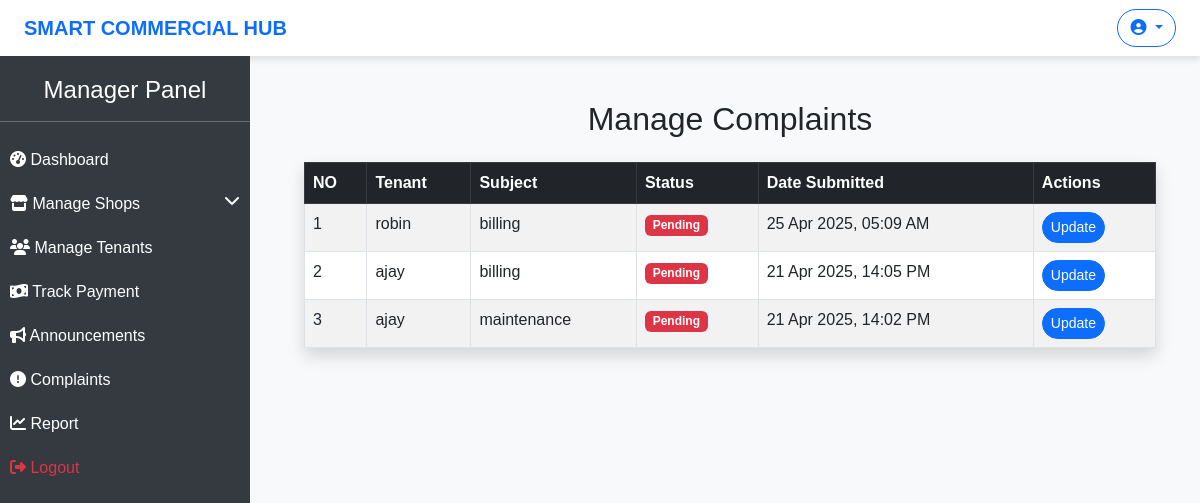
Before: /manage-complaints/ with the older database file.
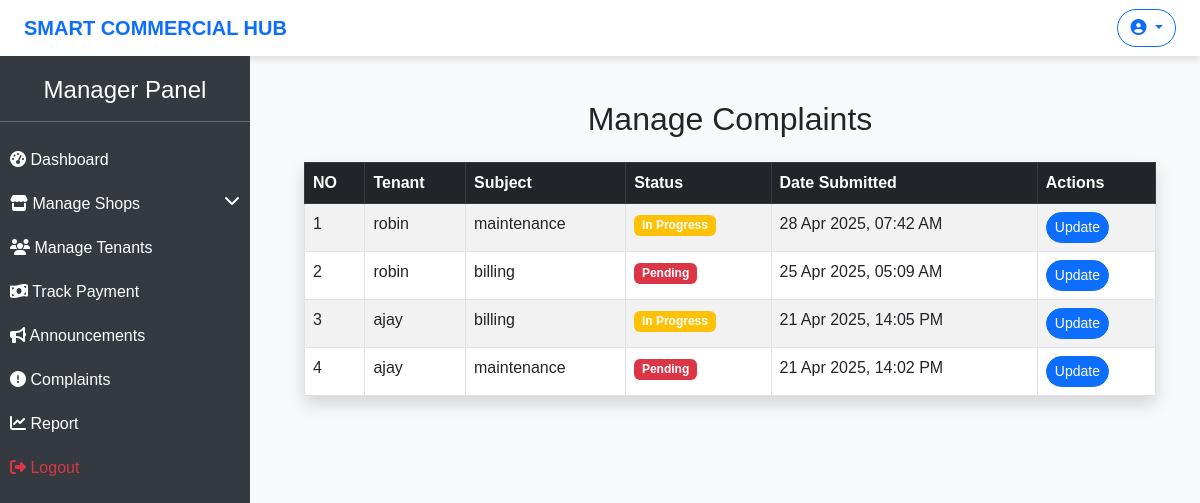
After: the same page with the newer database file.
### hub/models.py (models this page shows, shortened)
class Complaint(models.Model):
    id = models.AutoField(primary_key=True)
    shop = models.ForeignKey(AllocatedShop,on_delete=models.CASCADE,related_name='allocat_shops')
    category = models.CharField(max_length=25,choices=CATEGORY_CHOICES)
    description = models.TextField()
    status = models.CharField(max_length=15, choices=STATUS_CHOICES, default='pending')
    priority = models.CharField(max_length=10, choices=PRIORITY_CHOICES, default='medium')
    created_at = models.DateTimeField(auto_now_add=True)
    resolved_at = models.DateTimeField(null=True, blank=True)
    image = models.ImageField(upload_to='resolved_images/', null=True, blank=True)
    resolved_by = models.ForeignKey(User, on_delete=models.SET_NULL, null=True, blank=True, related_name='resolved_complaints')
    resolution_notes = models.TextField(blank=True, null=True)

class AllocatedShop(models.Model):
    id = models.AutoField(primary_key=True)
    shop_id = models.ForeignKey(Shop,on_delete=models.CASCADE,related_name='shops')
    tenant_id = models.ForeignKey(Tenant,on_delete=models.CASCADE,related_name='tenants')
    lease_start = models.DateField()
    lease_end = models.DateField()
    rent_amount = models.DecimalField(max_digits=7,decimal_places=2)
    security_deposit = models.DecimalField(max_digits=7,decimal_places=2)
    payment_status = models.CharField(max_length=15,choices=PAYMENT_STATUS)
    status = models.CharField(max_length=10,choices=STATUS_CHOICES)
    agreement_document = models.FileField(upload_to='agreement/', null=True, blank=True)
    created_at = models.DateTimeField(auto_now_add=True)
    updated_at = models.DateTimeField(auto_now_add=True)

class Tenant(models.Model):
    id = models.AutoField(primary_key=True)
    tenant = models.OneToOneField(User, on_delete=models.CASCADE)
    phone = models.CharField(max_length=12)
    address = models.CharField(max_length=255)
    id_proof = models.FileField(upload_to='id_proof/',null=True,blank=True)
    image = models.ImageField(upload_to='tenant_images/', null=True, blank=True)
    created_at = models.DateTimeField(auto_now_add=True)
    updated_at = models.DateTimeField(auto_now=True)

### hub/views.py (the view)
# urls.py: path("manage-complaints/", manage_complaints, name="manage_complaints"),
def manage_complaints(request):
    complaints = Complaint.objects.all().order_by("-created_at")
    return render(request, "manager/manage_complaints.html", {"complaints": complaints})

### templates/manager/manage_complaints.html
{% extends "manager/base.html" %}
{% block content %}
<div class="container">
    <h2 class="text-center my-4">Manage Complaints</h2>
    <table class="table table-bordered table-striped shadow">
        <thead class="table-dark">
            <tr>
                <th>NO</th>
                <th>Tenant</th>
                <th>Subject</th>
                <th>Status</th>
                <th>Date Submitted</th>
                <th>Actions</th>
            </tr>
        </thead>
        <tbody>
            {% for complaint in complaints %}
            <tr>
                <td>{{ forloop.counter }}</td>
                <td>{{ complaint.shop.tenant_id.tenant }}</td>
                <td>{{ complaint.category }}</td>
                <td>
                    <span class="badge {% if complaint.status == 'pending' %} bg-danger
                                       {% elif complaint.status == 'in_progress' %} bg-warning
                                       {% else %} bg-success{% endif %}">
                        {{ complaint.get_status_display }}
                    </span>
                </td>
                <td>{{ complaint.created_at|date:"d M Y, H:i A" }}</td>
                <td>
                    <a href="{% url 'update_complaint' complaint.id %}" class="btn btn-sm btn-primary">Update</a>
                </td>
            </tr>
            {% empty %}
            <tr>
                <td colspan="6" class="text-center text-muted">No complaints available.</td>
            </tr>
            {% endfor %}
        </tbody>
    </table>
</div>
{% endblock %}

Changed rows visible on the page:
added Complaint: shop.tenant_id.tenant "robin", category "maintenance", status "In Progress", created_at "28 Apr 2025, 07:42 AM"
changed Complaint "21 Apr 2025, 14:05 PM": status "Pending" → "In Progress"
